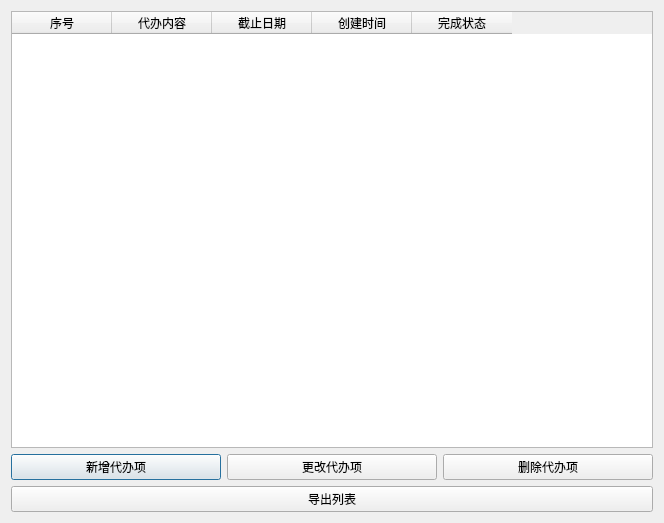
<?xml version="1.0" encoding="UTF-8"?>
<ui version="4.0">
 <class>schedule</class>
 <widget class="QDialog" name="schedule">
  <property name="geometry">
   <rect>
    <x>0</x>
    <y>0</y>
    <width>664</width>
    <height>523</height>
   </rect>
  </property>
  <property name="windowTitle">
   <string>代办数据管理</string>
  </property>
  <layout class="QVBoxLayout" name="verticalLayout">
   <item>
    <widget class="QTableWidget" name="tableWidget">
     <column>
      <property name="text">
       <string>序号</string>
      </property>
     </column>
     <column>
      <property name="text">
       <string>代办内容</string>
      </property>
     </column>
     <column>
      <property name="text">
       <string>截止日期</string>
      </property>
     </column>
     <column>
      <property name="text">
       <string>创建时间</string>
      </property>
     </column>
     <column>
      <property name="text">
       <string>完成状态</string>
      </property>
     </column>
    </widget>
   </item>
   <item>
    <layout class="QHBoxLayout" name="horizontalLayout">
     <item>
      <widget class="QPushButton" name="pushButton_add">
       <property name="text">
        <string>新增代办项</string>
       </property>
      </widget>
     </item>
     <item>
      <widget class="QPushButton" name="pushButton_change">
       <property name="text">
        <string>更改代办项</string>
       </property>
      </widget>
     </item>
     <item>
      <widget class="QPushButton" name="pushButton_delete">
       <property name="text">
        <string>删除代办项</string>
       </property>
      </widget>
     </item>
    </layout>
   </item>
   <item>
    <widget class="QPushButton" name="pushButton_export">
     <property name="text">
      <string>导出列表</string>
     </property>
    </widget>
   </item>
  </layout>
 </widget>
 <resources/>
 <connections/>
</ui>
